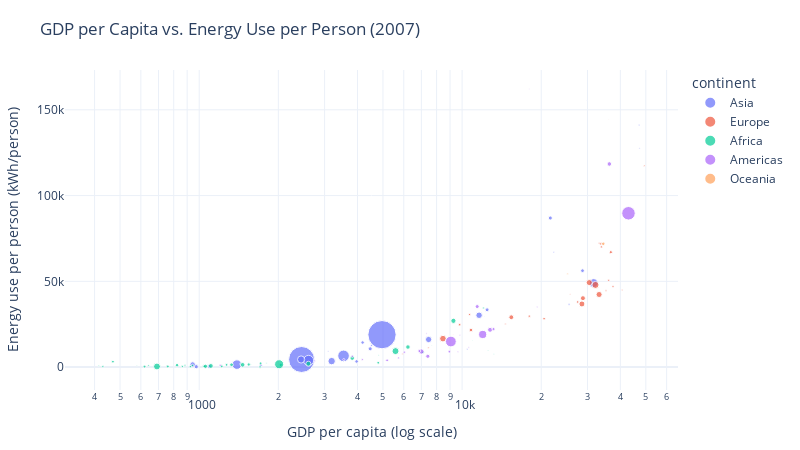

Notebook code for this chart:
### Code cell
pio.renderers.default = "plotly_mimetype"

# 1) gapminder（带 continent, pop, gdpPercap）
gap = px.data.gapminder()

# 2) OWID energy per person
url = "https://ourworldindata.org/grapher/per-capita-energy-use.csv"
energy = pd.read_csv(url)

value_col = [c for c in energy.columns if c not in ["Entity", "Code", "Year"]][0]
energy[value_col] = pd.to_numeric(energy[value_col], errors="coerce")
energy = energy.dropna(subset=[value_col])

# 3) 统一字段名，准备 merge
energy2 = energy.rename(columns={"Entity": "country", "Year": "year", value_col: "energy_kwh_per_person"})
energy2 = energy2[["country", "year", "energy_kwh_per_person"]]

# 4) 选一个双方都有的年份（gapminder 最大到 2007）
year_choice = 2007
g = gap[gap["year"] == year_choice].copy()
e = energy2[energy2["year"] == year_choice].copy()

# 5) merge（只保留能对上的国家）
merged = g.merge(e, on=["country", "year"], how="inner")

# 6) 互动散点图（风格同截图）
fig = px.scatter(
    merged,
    x="gdpPercap",
    y="energy_kwh_per_person",
    color="continent",
    size="pop",
    hover_name="country",
    log_x=True,
    title=f"GDP per Capita vs. Energy Use per Person ({year_choice})",
    labels={
        "gdpPercap": "GDP per capita (log scale)",
        "energy_kwh_per_person": "Energy use per person (kWh/person)"
    }
)

fig.update_layout(
    paper_bgcolor="white",
    plot_bgcolor="white",
    margin=dict(l=40, r=20, t=70, b=40)
)

fig.show()

### Figure 1 — Plotly figure (JSON) as saved in the notebook; plotly's stock layout.template omitted (floating-point values rounded to 4 significant figures)
{"data": [{"hovertemplate": "<b>%{hovertext}</b><br><br>continent=Asia<br>GDP per capita (log scale)=%{x}<br>Energy use per person (kWh/person)=%{y}<br>pop=%{marker.size}<extra></extra>", "hovertext": ["Afghanistan", "Bahrain", "Bangladesh", "Cambodia", "China", "India", "Indonesia", "Iran", "Iraq", "Israel", "Japan", "Jordan", "Kuwait", "Lebanon", "Malaysia", "Mongolia", "Myanmar", "Nepal", "Oman", "Pakistan", "Philippines", "Saudi Arabia", "Singapore", "Sri Lanka", "Syria", "Taiwan", "Thailand", "Vietnam"], "legendgroup": "Asia", "marker": {"color": "#636efa", "size": [31889923, 708573, 150448339, 14131858, 1318683096, 1110396331, 223547000, 69453570, 27499638, 6426679, 127467972, 6053193, 2505559, 3921278, 24821286, 2874127, 47761980, 28901790, 3204897, 169270617, 91077287, 27601038, 4553009, 20378239, 19314747, 23174294, 65068149, 85262356], "sizemode": "area", "sizeref": 3297000.0, "symbol": "circle"}, "mode": "markers", "name": "Asia", "orientation": "v", "showlegend": true, "type": "scatter", "x": [974.6, 29800.0, 1391.0, 1714.0, 4959.0, 2452.0, 3541.0, 11610.0, 4471.0, 25520.0, 31660.0, 4519.0, 47310.0, 10460.0, 12450.0, 3096.0, 944.0, 1091.0, 22320.0, 2606.0, 3190.0, 21650.0, 47140.0, 3970.0, 4185.0, 28720.0, 7458.0, 2442.0], "xaxis": "x", "y": [299.4, 155400.0, 1431.0, 1099.0, 18890.0, 4425.0, 6524.0, 30210.0, 10640.0, 36640.0, 48990.0, 12520.0, 127500.0, 10370.0, 33390.0, 9135.0, 1519.0, 456.1, 66940.0, 3887.0, 3478.0, 86910.0, 141100.0, 3291.0, 14330.0, 56190.0, 16070.0, 4427.0], "yaxis": "y"}, {"hovertemplate": "<b>%{hovertext}</b><br><br>continent=Europe<br>GDP per capita (log scale)=%{x}<br>Energy use per person (kWh/person)=%{y}<br>pop=%{marker.size}<extra></extra>", "hovertext": ["Albania", "Austria", "Belgium", "Bosnia and Herzegovina", "Bulgaria", "Croatia", "Denmark", "Finland", "France", "Germany", "Greece", "Hungary", "Iceland", "Ireland", "Italy", "Montenegro", "Netherlands", "Norway", "Poland", "Portugal", "Romania", "Serbia", "Slovenia", "Spain", "Sweden", "Switzerland", "Turkey", "United Kingdom"], "legendgroup": "Europe", "marker": {"color": "#EF553B", "size": [3600523, 8199783, 10392226, 4552198, 7322858, 4493312, 5468120, 5238460, 61083916, 82400996, 10706290, 9956108, 301931, 4109086, 58147733, 684736, 16570613, 4627926, 38518241, 10642836, 22276056, 10150265, 2009245, 40448191, 9031088, 7554661, 71158647, 60776238], "sizemode": "area", "sizeref": 3297000.0, "symbol": "circle"}, "mode": "markers", "name": "Europe", "orientation": "v", "showlegend": true, "type": "scatter", "x": [5937.0, 36130.0, 33690.0, 7446.0, 10680.0, 14620.0, 35280.0, 33210.0, 30470.0, 32170.0, 27540.0, 18010.0, 36180.0, 40680.0, 28570.0, 9254.0, 36800.0, 49360.0, 15390.0, 20510.0, 10810.0, 9787.0, 25770.0, 28820.0, 33860.0, 37510.0, 8458.0, 33200.0], "xaxis": "x", "y": [7655.0, 50630.0, 71850.0, 11230.0, 30660.0, 25130.0, 44570.0, 72270.0, 49270.0, 47890.0, 37960.0, 29710.0, 144500.0, 44910.0, 36800.0, 18850.0, 67000.0, 117400.0, 29050.0, 28210.0, 21610.0, 24740.0, 42390.0, 40170.0, 70080.0, 47030.0, 16590.0, 42320.0], "yaxis": "y"}, {"hovertemplate": "<b>%{hovertext}</b><br><br>continent=Africa<br>GDP per capita (log scale)=%{x}<br>Energy use per person (kWh/person)=%{y}<br>pop=%{marker.size}<extra></extra>", "hovertext": ["Algeria", "Angola", "Benin", "Botswana", "Burkina Faso", "Burundi", "Cameroon", "Central African Republic", "Chad", "Comoros", "Cote d'Ivoire", "Djibouti", "Egypt", "Equatorial Guinea", "Eritrea", "Ethiopia", "Gabon", "Gambia", "Ghana", "Guinea", "Guinea-Bissau", "Kenya", "Lesotho", "Liberia", "Libya", "Madagascar", "Malawi", "Mali", "Mauritania", "Mauritius", "Morocco", "Mozambique", "Namibia", "Niger", "Nigeria", "Reunion", "Rwanda", "Sao Tome and Principe", "Senegal", "Sierra Leone", "Somalia", "South Africa", "Sudan", "Tanzania", "Togo", "Tunisia", "Uganda", "Zambia", "Zimbabwe"], "legendgroup": "Africa", "marker": {"color": "#00cc96", "size": [33333216, 12420476, 8078314, 1639131, 14326203, 8390505, 17696293, 4369038, 10238807, 710960, 18013409, 496374, 80264543, 551201, 4906585, 76511887, 1454867, 1688359, 22873338, 9947814, 1472041, 35610177, 2012649, 3193942, 6036914, 19167654, 13327079, 12031795, 3270065, 1250882, 33757175, 19951656, 2055080, 12894865, 135031164, 798094, 8860588, 199579, 12267493, 6144562, 9118773, 43997828, 42292929, 38139640, 5701579, 10276158, 29170398, 11746035, 12311143], "sizemode": "area", "sizeref": 3297000.0, "symbol": "circle"}, "mode": "markers", "name": "Africa", "orientation": "v", "showlegend": true, "type": "scatter", "x": [6223.0, 4797.0, 1441.0, 12570.0, 1217.0, 430.1, 2042.0, 706.0, 1704.0, 986.1, 1545.0, 2082.0, 5581.0, 12150.0, 641.4, 690.8, 13210.0, 752.7, 1328.0, 942.7, 579.2, 1463.0, 1569.0, 414.5, 12060.0, 1045.0, 759.3, 1043.0, 1803.0, 10960.0, 3820.0, 823.7, 4811.0, 619.7, 2014.0, 7670.0, 863.1, 1598.0, 1712.0, 862.5, 926.1, 9270.0, 2602.0, 1107.0, 883.0, 7093.0, 1056.0, 1271.0, 469.7], "xaxis": "x", "y": [11690.0, 2511.0, 1854.0, 9655.0, 480.7, 212.7, 1278.0, 284.7, 110.8, 758.2, 1503.0, 3747.0, 9310.0, 29470.0, 871.7, 342.7, 7646.0, 932.3, 1358.0, 948.9, 946.3, 1309.0, 1495.0, 720.9, 34470.0, 441.5, 358.3, 425.3, 2330.0, 15450.0, 5234.0, 1095.0, 6834.0, 287.4, 1643.0, 12490.0, 281.7, 2572.0, 2212.0, 431.2, 297.3, 26960.0, 1934.0, 663.8, 901.3, 8575.0, 455.0, 1316.0, 3140.0], "yaxis": "y"}, {"hovertemplate": "<b>%{hovertext}</b><br><br>continent=Americas<br>GDP per capita (log scale)=%{x}<br>Energy use per person (kWh/person)=%{y}<br>pop=%{marker.size}<extra></extra>", "hovertext": ["Argentina", "Bolivia", "Brazil", "Canada", "Chile", "Colombia", "Costa Rica", "Cuba", "Dominican Republic", "Ecuador", "El Salvador", "Guatemala", "Haiti", "Honduras", "Jamaica", "Mexico", "Nicaragua", "Panama", "Paraguay", "Peru", "Puerto Rico", "Trinidad and Tobago", "United States", "Uruguay", "Venezuela"], "legendgroup": "Americas", "marker": {"color": "#ab63fa", "size": [40301927, 9119152, 190010647, 33390141, 16284741, 44227550, 4133884, 11416987, 9319622, 13755680, 6939688, 12572928, 8502814, 7483763, 2780132, 108700891, 5675356, 3242173, 6667147, 28674757, 3942491, 1056608, 301139947, 3447496, 26084662], "sizemode": "area", "sizeref": 3297000.0, "symbol": "circle"}, "mode": "markers", "name": "Americas", "orientation": "v", "showlegend": true, "type": "scatter", "x": [12780.0, 3822.0, 9066.0, 36320.0, 13170.0, 7007.0, 9645.0, 8948.0, 6025.0, 6873.0, 5728.0, 5186.0, 1202.0, 3548.0, 7321.0, 11980.0, 2749.0, 9809.0, 4173.0, 7409.0, 19330.0, 18010.0, 42950.0, 10610.0, 11420.0], "xaxis": "x", "y": [21720.0, 6332.0, 14910.0, 118400.0, 22150.0, 9073.0, 8884.0, 9002.0, 8701.0, 9369.0, 5343.0, 3959.0, 1059.0, 4361.0, 19580.0, 19020.0, 3652.0, 18600.0, 4481.0, 6319.0, 34980.0, 162100.0, 89670.0, 11380.0, 35290.0], "yaxis": "y"}, {"hovertemplate": "<b>%{hovertext}</b><br><br>continent=Oceania<br>GDP per capita (log scale)=%{x}<br>Energy use per person (kWh/person)=%{y}<br>pop=%{marker.size}<extra></extra>", "hovertext": ["Australia", "New Zealand"], "legendgroup": "Oceania", "marker": {"color": "#FFA15A", "size": [20434176, 4115771], "sizemode": "area", "sizeref": 3297000.0, "symbol": "circle"}, "mode": "markers", "name": "Oceania", "orientation": "v", "showlegend": true, "type": "scatter", "x": [34440.0, 25190.0], "xaxis": "x", "y": [71880.0, 54330.0], "yaxis": "y"}], "layout": {"height": 450, "legend": {"itemsizing": "constant", "title": {"text": "continent"}, "tracegroupgap": 0}, "margin": {"b": 40, "l": 40, "r": 20, "t": 70}, "paper_bgcolor": "white", "plot_bgcolor": "white", "title": {"text": "GDP per Capita vs. Energy Use per Person (2007)"}, "width": 800, "xaxis": {"anchor": "y", "domain": [0, 1], "title": {"text": "GDP per capita (log scale)"}, "type": "log"}, "yaxis": {"anchor": "x", "domain": [0, 1], "title": {"text": "Energy use per person (kWh/person)"}}}}
